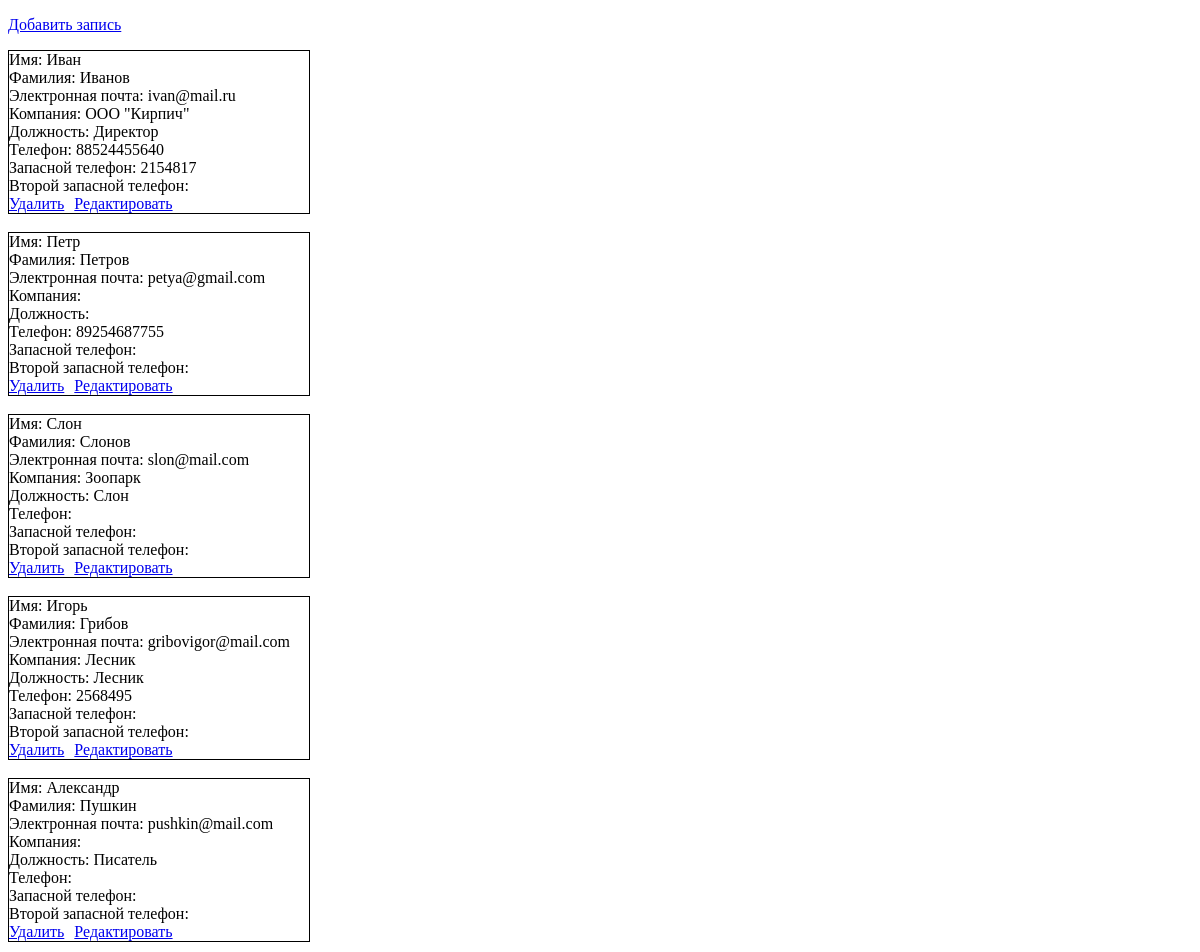
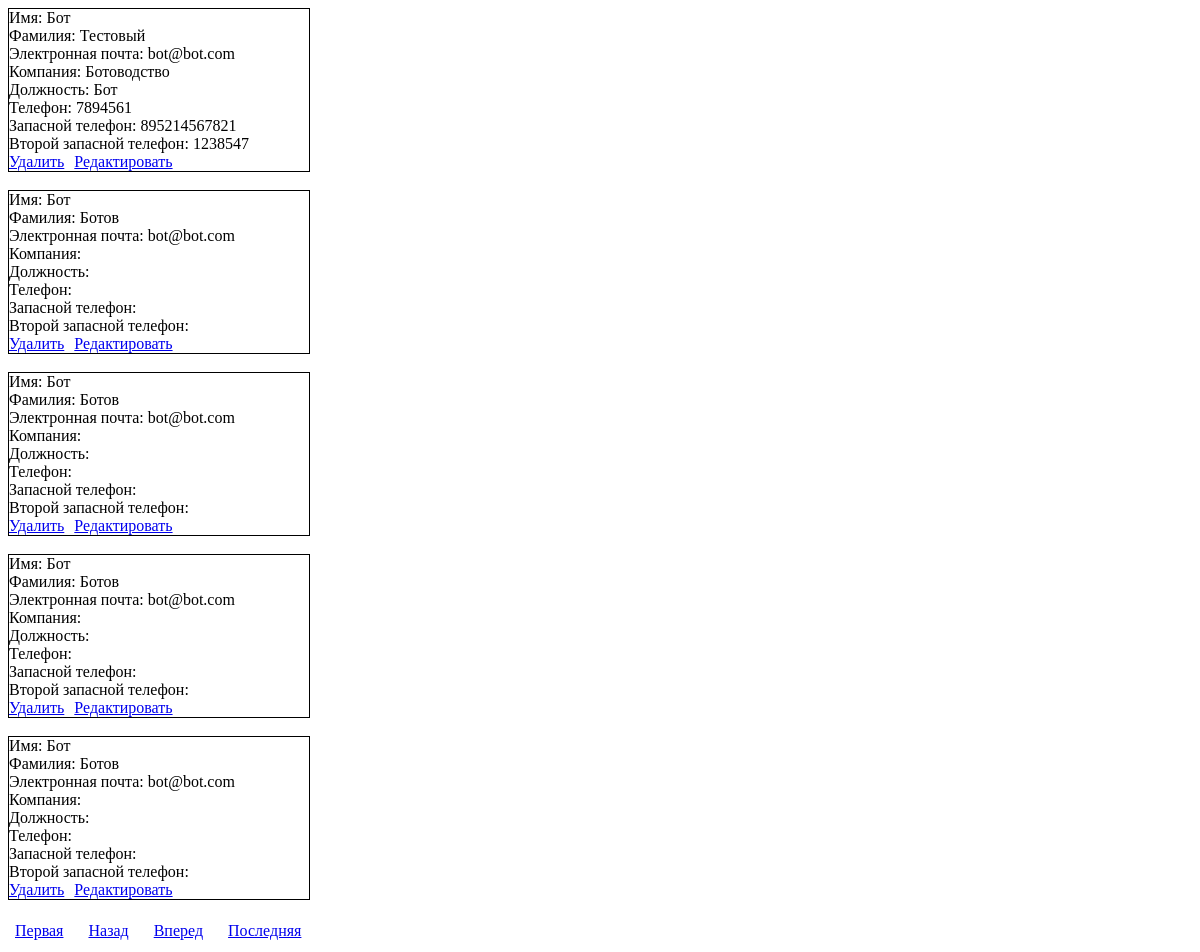
The page / on the database its author committed (2 pictures, top to bottom).
### tables this page shows
CREATE TABLE `account` (
  `id` int NOT NULL,
  `first_name` varchar(255) NOT NULL,
  `last_name` varchar(255) NOT NULL,
  `email` varchar(255) NOT NULL,
  `company_name` varchar(255) DEFAULT NULL,
  `position` varchar(255) DEFAULT NULL,
  `first_phone` varchar(20) DEFAULT NULL,
  `second_phone` varchar(20) DEFAULT NULL,
  `third_phone` varchar(20) DEFAULT NULL
);

### Connection.php (called while the page is built)
<?php
	$host = 'localhost';
	$user = 'root';
	$password = '';
	$database = 'users';
?>

### DatabaseShell.php (called while the page is built, shortened)
<?php
	include 'Connection.php';
	class DatabaseShell
	{
		private $link;
		public function __construct($host, $user, $password, $database)
		{
			$this->link = mysqli_connect($host, $user, $password, $database);
		}
		public function selectAll($offset, $size_page)
		{
			$result = mysqli_query($this->link, "SELECT * FROM account LIMIT $offset, $size_page");
			return $result;
		}
		public function countAll()
		{
			$result = mysqli_query($this->link, "SELECT COUNT(*) FROM account");
			return mysqli_fetch_assoc($result)["COUNT(*)"];
		}
	}
?>

### index.php (the view, shortened to what this page needs)
<!DOCTYPE html>
<html>
	<head>
		<link rel="stylesheet" type="text/css" href="style.css">
		<?php
		include 'DatabaseShell.php';
		$db = new DatabaseShell($host, $user, $password, $database);
		?>
	</head>
	<body>
		<p><a href="Insert.php">Добавить запись</a></p>
		<?php
			if (isset($_GET['pageno'])){
				$pageno = $_GET['pageno'];
			}
			else{
				$pageno = 1;
			}
			$size_page = 10;
			$offset = ($pageno-1) * $size_page;
			$total_rows = $db->countAll();
			$total_pages = ceil($total_rows / $size_page);
			$data = $db->selectAll($offset, $size_page);
			while($row = mysqli_fetch_array($data)){
			echo '<div>Имя: '.$row['first_name'].'</br>';
			echo 'Фамилия: '.$row['last_name'].'</br>';
			echo 'Электронная почта: '.$row['email'].'</br>';
			echo 'Компания: '.$row['company_name'].'</br>';
			echo 'Должность: '.$row['position'].'</br>';
			echo 'Телефон: '.$row['first_phone'].'</br>';
			echo 'Запасной телефон: '.$row['second_phone'].'</br>';
			echo 'Второй запасной телефон: '.$row['third_phone'].'</br>';
			echo '<a href="index.php?delid='.$row['id'].'">Удалить</a>';
			echo '<a href="Edit.php?id='.$row['id'].'">Редактировать</a></div></br>';
			}
		?>
		<ul class="pagination">
			<li><a href="?pageno=1">Первая</a></li>
			<li class="<?php if($pageno <= 1){ echo 'disabled'; } ?>">
				<a href="<?php if($pageno <= 1){ echo '#'; } else { echo "?pageno=".($pageno - 1); } ?>">Назад</a>
			</li>
			<li class="<?php if($pageno >= $total_pages){ echo 'disabled'; } ?>">
				<a href="<?php if($pageno >= $total_pages){ echo '#'; } else { echo "?pageno=".($pageno + 1); } ?>">Вперед</a>
			</li>
			<li><a href="?pageno=<?php echo $total_pages; ?>">Последняя</a></li>
		</ul>
	</body>
</html>

### style.css (style rules this page uses)
a { margin-right: 10px; }
div { border-width: 1px; border-style: solid; border-color: black; width: 300px; }
ul { margin: 0; padding: 4px; }
ul li { display: inline; margin-right: 5px; padding: 3px; }

### rows shown on the page
account: first_name "Иван", last_name "Иванов", email "ivan@mail.ru", company_name "ООО \"Кирпич\"", position "Директор", first_phone "88524455640", second_phone "2154817"
account: first_name "Петр", last_name "Петров", email "petya@gmail.com", first_phone "89254687755"
account: first_name "Слон", last_name "Слонов", email "slon@mail.com", company_name "Зоопарк", position "Слон"
account: first_name "Игорь", last_name "Грибов", email "gribovigor@mail.com", company_name "Лесник", position "Лесник", first_phone "2568495"
account: first_name "Александр", last_name "Пушкин", email "pushkin@mail.com", position "Писатель"
account: first_name "Бот", last_name "Тестовый", email "bot@bot.com", company_name "Ботоводство", position "Бот", first_phone "7894561", second_phone "895214567821", third_phone "1238547"
account: first_name "Бот", last_name "Ботов", email "bot@bot.com"
account: first_name "Бот", last_name "Ботов", email "bot@bot.com"
account: first_name "Бот", last_name "Ботов", email "bot@bot.com"
account: first_name "Бот", last_name "Ботов", email "bot@bot.com"
